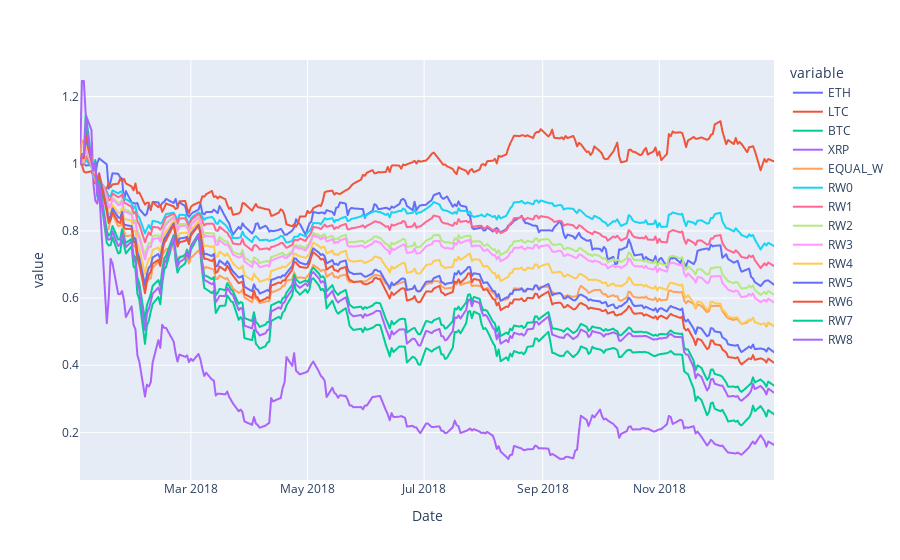

Here is the notebook cell this chart was saved with:
### Code cell
btc_crash_one_pfolios.plot()

### Figure 1 — Plotly figure (JSON) as saved in the notebook; plotly's stock layout.template omitted (floating-point values rounded to 4 significant figures; data arrays with more than 128 entries replaced by an {"elided": "..."} marker saying what was removed)
{"data": [{"hovertemplate": "variable=ETH<br>Date=%{x}<br>value=%{y}<extra></extra>", "legendgroup": "ETH", "line": {"color": "#636efa", "dash": "solid"}, "mode": "lines", "name": "ETH", "showlegend": true, "type": "scattergl", "x": {"elided": "251 str values"}, "xaxis": "x", "y": {"elided": "251 float values"}, "yaxis": "y"}, {"hovertemplate": "variable=LTC<br>Date=%{x}<br>value=%{y}<extra></extra>", "legendgroup": "LTC", "line": {"color": "#EF553B", "dash": "solid"}, "mode": "lines", "name": "LTC", "showlegend": true, "type": "scattergl", "x": {"elided": "251 str values"}, "xaxis": "x", "y": {"elided": "251 float values"}, "yaxis": "y"}, {"hovertemplate": "variable=BTC<br>Date=%{x}<br>value=%{y}<extra></extra>", "legendgroup": "BTC", "line": {"color": "#00cc96", "dash": "solid"}, "mode": "lines", "name": "BTC", "showlegend": true, "type": "scattergl", "x": {"elided": "251 str values"}, "xaxis": "x", "y": {"elided": "251 float values"}, "yaxis": "y"}, {"hovertemplate": "variable=XRP<br>Date=%{x}<br>value=%{y}<extra></extra>", "legendgroup": "XRP", "line": {"color": "#ab63fa", "dash": "solid"}, "mode": "lines", "name": "XRP", "showlegend": true, "type": "scattergl", "x": {"elided": "251 str values"}, "xaxis": "x", "y": {"elided": "251 float values"}, "yaxis": "y"}, {"hovertemplate": "variable=EQUAL_W<br>Date=%{x}<br>value=%{y}<extra></extra>", "legendgroup": "EQUAL_W", "line": {"color": "#FFA15A", "dash": "solid"}, "mode": "lines", "name": "EQUAL_W", "showlegend": true, "type": "scattergl", "x": {"elided": "251 str values"}, "xaxis": "x", "y": {"elided": "251 float values"}, "yaxis": "y"}, {"hovertemplate": "variable=RW0<br>Date=%{x}<br>value=%{y}<extra></extra>", "legendgroup": "RW0", "line": {"color": "#19d3f3", "dash": "solid"}, "mode": "lines", "name": "RW0", "showlegend": true, "type": "scattergl", "x": {"elided": "251 str values"}, "xaxis": "x", "y": {"elided": "251 float values"}, "yaxis": "y"}, {"hovertemplate": "variable=RW1<br>Date=%{x}<br>value=%{y}<extra></extra>", "legendgroup": "RW1", "line": {"color": "#FF6692", "dash": "solid"}, "mode": "lines", "name": "RW1", "showlegend": true, "type": "scattergl", "x": {"elided": "251 str values"}, "xaxis": "x", "y": {"elided": "251 float values"}, "yaxis": "y"}, {"hovertemplate": "variable=RW2<br>Date=%{x}<br>value=%{y}<extra></extra>", "legendgroup": "RW2", "line": {"color": "#B6E880", "dash": "solid"}, "mode": "lines", "name": "RW2", "showlegend": true, "type": "scattergl", "x": {"elided": "251 str values"}, "xaxis": "x", "y": {"elided": "251 float values"}, "yaxis": "y"}, {"hovertemplate": "variable=RW3<br>Date=%{x}<br>value=%{y}<extra></extra>", "legendgroup": "RW3", "line": {"color": "#FF97FF", "dash": "solid"}, "mode": "lines", "name": "RW3", "showlegend": true, "type": "scattergl", "x": {"elided": "251 str values"}, "xaxis": "x", "y": {"elided": "251 float values"}, "yaxis": "y"}, {"hovertemplate": "variable=RW4<br>Date=%{x}<br>value=%{y}<extra></extra>", "legendgroup": "RW4", "line": {"color": "#FECB52", "dash": "solid"}, "mode": "lines", "name": "RW4", "showlegend": true, "type": "scattergl", "x": {"elided": "251 str values"}, "xaxis": "x", "y": {"elided": "251 float values"}, "yaxis": "y"}, {"hovertemplate": "variable=RW5<br>Date=%{x}<br>value=%{y}<extra></extra>", "legendgroup": "RW5", "line": {"color": "#636efa", "dash": "solid"}, "mode": "lines", "name": "RW5", "showlegend": true, "type": "scattergl", "x": {"elided": "251 str values"}, "xaxis": "x", "y": {"elided": "251 float values"}, "yaxis": "y"}, {"hovertemplate": "variable=RW6<br>Date=%{x}<br>value=%{y}<extra></extra>", "legendgroup": "RW6", "line": {"color": "#EF553B", "dash": "solid"}, "mode": "lines", "name": "RW6", "showlegend": true, "type": "scattergl", "x": {"elided": "251 str values"}, "xaxis": "x", "y": {"elided": "251 float values"}, "yaxis": "y"}, {"hovertemplate": "variable=RW7<br>Date=%{x}<br>value=%{y}<extra></extra>", "legendgroup": "RW7", "line": {"color": "#00cc96", "dash": "solid"}, "mode": "lines", "name": "RW7", "showlegend": true, "type": "scattergl", "x": {"elided": "251 str values"}, "xaxis": "x", "y": {"elided": "251 float values"}, "yaxis": "y"}, {"hovertemplate": "variable=RW8<br>Date=%{x}<br>value=%{y}<extra></extra>", "legendgroup": "RW8", "line": {"color": "#ab63fa", "dash": "solid"}, "mode": "lines", "name": "RW8", "showlegend": true, "type": "scattergl", "x": {"elided": "251 str values"}, "xaxis": "x", "y": {"elided": "251 float values"}, "yaxis": "y"}], "layout": {"legend": {"title": {"text": "variable"}, "tracegroupgap": 0}, "margin": {"t": 60}, "xaxis": {"anchor": "y", "domain": [0, 1], "title": {"text": "Date"}}, "yaxis": {"anchor": "x", "domain": [0, 1], "title": {"text": "value"}}}}
